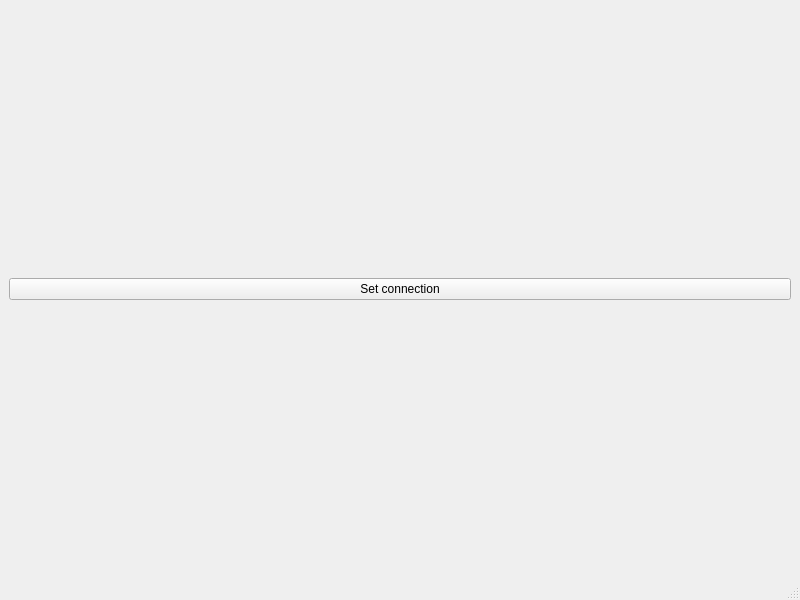
<?xml version="1.0" encoding="UTF-8"?>
<ui version="4.0">
 <class>Connection</class>
 <widget class="QMainWindow" name="Connection">
  <property name="geometry">
   <rect>
    <x>0</x>
    <y>0</y>
    <width>800</width>
    <height>600</height>
   </rect>
  </property>
  <property name="windowTitle">
   <string>Connection to Database</string>
  </property>
  <widget class="QWidget" name="centralwidget">
   <layout class="QGridLayout" name="gridLayout_2">
    <item row="0" column="0">
     <layout class="QGridLayout" name="gridLayout">
      <item row="0" column="0">
       <widget class="QPushButton" name="pushButtonOpenDialog">
        <property name="text">
         <string>Set connection</string>
        </property>
       </widget>
      </item>
     </layout>
    </item>
   </layout>
  </widget>
  <widget class="QMenuBar" name="menubar">
   <property name="geometry">
    <rect>
     <x>0</x>
     <y>0</y>
     <width>800</width>
     <height>18</height>
    </rect>
   </property>
  </widget>
  <widget class="QStatusBar" name="statusbar"/>
 </widget>
 <resources/>
 <connections/>
</ui>
